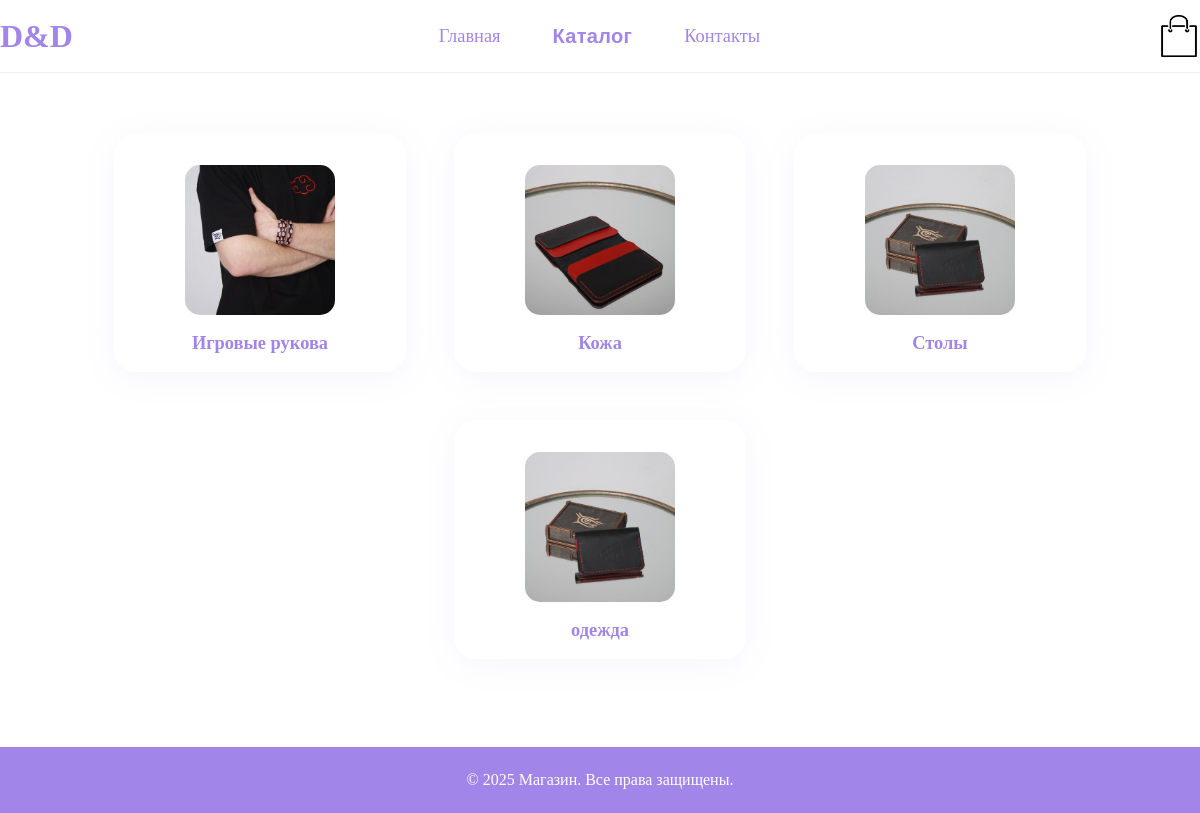
Page /catalog/ on the committed database.
### main/models.py (models this page shows, shortened)
class Category(models.Model):
    name = models.CharField(max_length=100, unique=True, verbose_name="Название категории")
    slug = models.SlugField(max_length=100, unique=True, verbose_name="URL (slug)")
    image = models.ImageField(upload_to="categories/", blank=True, null=True, verbose_name="Изображение")
    class Meta:
        verbose_name = "Категория"
        verbose_name_plural = "Категории"
        ordering = ['name']

### catalog/views.py (the view)
# urls.py: path('', views.category_list, name='category_list'),
def category_list(request):
    categories = Category.objects.all()
    return render(request, 'catalog/category_list.html', {'categories': categories})

### main/templates/catalog/category_list.html
{% extends "main/base.html" %}
{% load static %}
{% block content %}
<link href="{% static 'css/catalog_style.css' %}" rel="stylesheet">
<div class="catalog-sections-grid">
  {% for cat in categories %}
    <a href="{% url 'product_list' cat.slug %}" class="section-tile">
      {% if cat.image %}
        <img src="{{ cat.image.url }}" alt="{{ cat.name }}">
      {% endif %}
      <span>{{ cat.name }}</span>
    </a>
  {% endfor %}
</div>
{% endblock %}

### main/static/css/style.css (style rules this page uses)
html, body { margin: 0; background: #fff; min-height: 100vh; display: flex; flex-direction: column; height: 100%; margin: 0; padding: 0; font-family: 'palatinolinotype_roman' !important; overflow-x: hidden; }

### main/static/css/catalog_style.css (style rules this page uses)
.catalog-sections-grid { display: flex; gap: 48px; flex-wrap: wrap; justify-content: center; margin-top: 60px; margin-bottom: 60px; }
.section-tile { display: flex; flex-direction: column; align-items: center; text-decoration: none; background: #fff; border-radius: 22px; box-shadow: 0 6px 32px rgba(160,133,232,0.10); padding: 32px 36px 18px 36px; transition: box-shadow 0.18s, transform 0.19s; color: #A185E8; font-size: 1.13rem; min-width: 220px; }
.section-tile img { width: 150px; height: 150px; object-fit: cover; border-radius: 15px; margin-bottom: 18px; transition: transform 0.18s; }
.section-tile span { font-size: 1.15rem; font-weight: 600; color: #A185E8; }
.catalog-sections-grid, .product-tile-grid { display: flex; gap: 48px; flex-wrap: wrap; justify-content: center; margin: 60px 0 40px 0; }
.section-tile, .product-tile { display: flex; flex-direction: column; align-items: center; text-decoration: none; background: #fff; border-radius: 22px; box-shadow: 0 6px 32px rgba(160,133,232,0.09); padding: 32px 36px 18px 36px; transition: box-shadow 0.18s, transform 0.19s; color: #A185E8; font-size: 1.13rem; min-width: 220px; }
.section-tile img, .product-tile img { width: 150px; height: 150px; object-fit: cover; border-radius: 15px; margin-bottom: 18px; transition: transform 0.18s; }

### rows in the picture
Category: image (picture), name "Игровые рукова"
Category: image (picture), name "Кожа"
Category: image (picture), name "Столы"
Category: image (picture), name "одежда"
